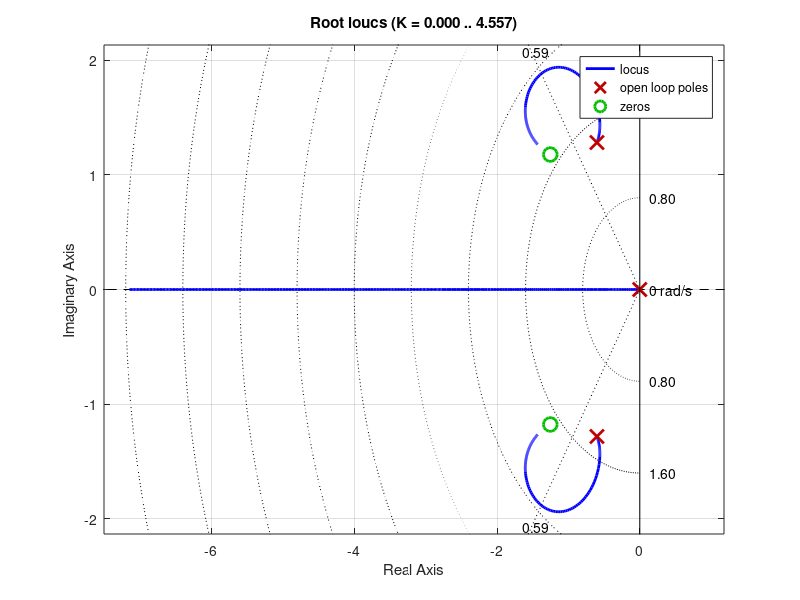
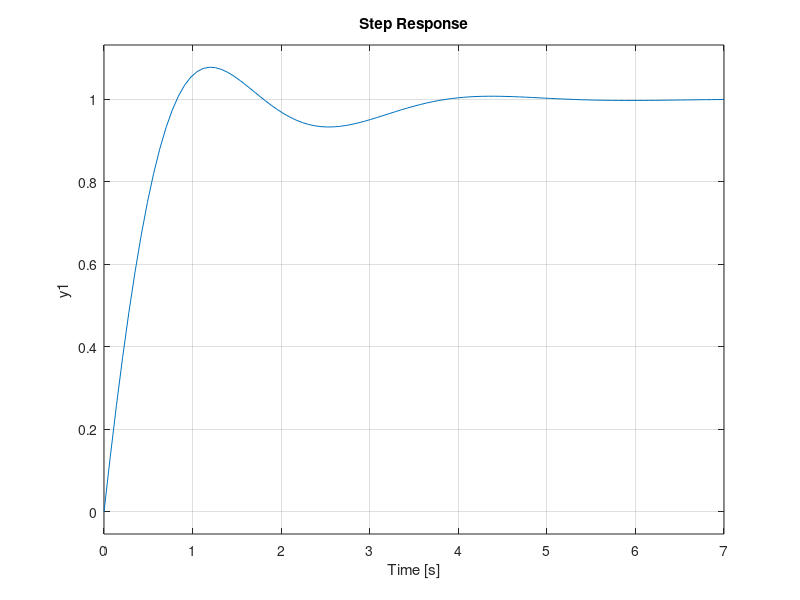
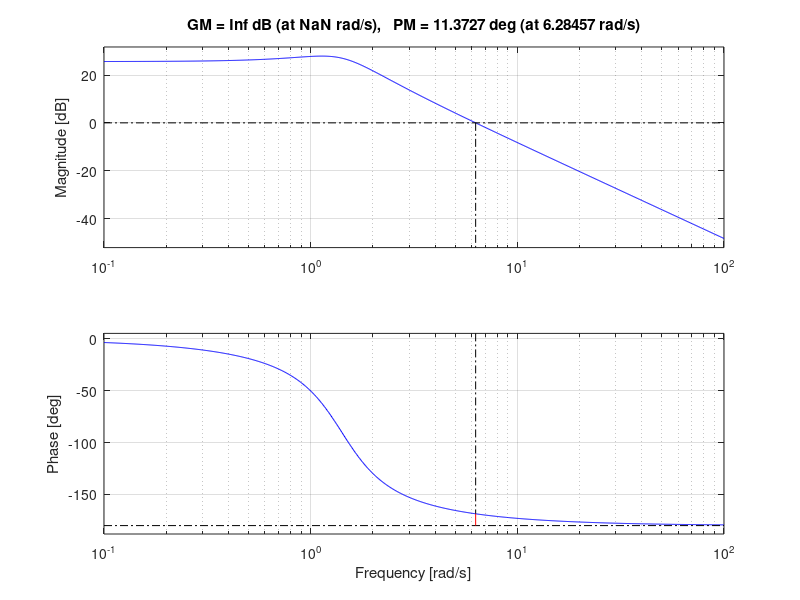

The MATLAB script that drew these images, in order: (Note: this script raises an error after producing the figures.)
% Plant
G = tf(-0.01/207, [0.05 0.06 0.1001]);

% Pd zero
z = 1.74;
Cpd_unscaled = tf([1 z],1)   % (s+z)/s
Cpid = tf([-2000  -5014  -5912],[1 0])
% Desired pole
OS = 0.10; Ts = 4;
zeta = -log(OS)/sqrt(pi^2 + log(OS)^2);
sigma = 4/Ts;
wd = sigma * sqrt(1-zeta^2)/zeta;
sd = -sigma + 1i*wd;

k = -39583.33

% Root locus
figure(1);
rlocus( Cpid * G); hold on;

sgrid(zeta, []);
%plot(real(sd), imag(sd), 'g*', 'MarkerSize', 12);
figure(2)
step(feedback(Cpid*G,1))
figure(3)
margin(G*k)
% Step response
%figure;
%step(feedback(Cpi * G, 1));
grid on;

disp('Final PID controller:');
disp(zpk(Cpi));
